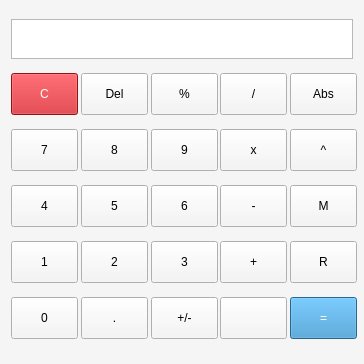
<?xml version="1.0" encoding="UTF-8"?>
<ui version="4.0">
 <class>MainWindow</class>
 <widget class="QMainWindow" name="MainWindow">
  <property name="enabled">
   <bool>true</bool>
  </property>
  <property name="geometry">
   <rect>
    <x>0</x>
    <y>0</y>
    <width>364</width>
    <height>364</height>
   </rect>
  </property>
  <property name="sizePolicy">
   <sizepolicy hsizetype="Fixed" vsizetype="Fixed">
    <horstretch>0</horstretch>
    <verstretch>0</verstretch>
   </sizepolicy>
  </property>
  <property name="minimumSize">
   <size>
    <width>364</width>
    <height>364</height>
   </size>
  </property>
  <property name="maximumSize">
   <size>
    <width>16777215</width>
    <height>16777215</height>
   </size>
  </property>
  <property name="windowTitle">
   <string>Calculator</string>
  </property>
  <property name="styleSheet">
   <string notr="true">background-color: #f5f5f5;
color: rgb(0, 0, 0);
</string>
  </property>
  <widget class="QWidget" name="centralWidget">
   <property name="sizePolicy">
    <sizepolicy hsizetype="Fixed" vsizetype="Fixed">
     <horstretch>0</horstretch>
     <verstretch>0</verstretch>
    </sizepolicy>
   </property>
   <property name="styleSheet">
    <string notr="true">QPushButton {
min-width: 65;
min-height: 40;
max-width: 65;
max-height: 40;
}</string>
   </property>
   <layout class="QVBoxLayout" name="verticalLayout">
    <item>
     <widget class="QLabel" name="displayPanel">
      <property name="minimumSize">
       <size>
        <width>290</width>
        <height>40</height>
       </size>
      </property>
      <property name="maximumSize">
       <size>
        <width>16777215</width>
        <height>40</height>
       </size>
      </property>
      <property name="font">
       <font>
        <family>Open Sans</family>
        <pointsize>20</pointsize>
        <weight>50</weight>
        <italic>false</italic>
        <bold>false</bold>
        <kerning>true</kerning>
       </font>
      </property>
      <property name="layoutDirection">
       <enum>Qt::LeftToRight</enum>
      </property>
      <property name="styleSheet">
       <string notr="true">border: 1 solid #b8b8b8;
background-color: #fff;</string>
      </property>
      <property name="text">
       <string/>
      </property>
      <property name="scaledContents">
       <bool>true</bool>
      </property>
      <property name="alignment">
       <set>Qt::AlignRight|Qt::AlignTrailing|Qt::AlignVCenter</set>
      </property>
      <property name="wordWrap">
       <bool>true</bool>
      </property>
      <property name="textInteractionFlags">
       <set>Qt::TextSelectableByKeyboard|Qt::TextSelectableByMouse</set>
      </property>
     </widget>
    </item>
    <item>
     <layout class="QHBoxLayout" name="horizontalLayout_5">
      <item>
       <widget class="QPushButton" name="clear">
        <property name="styleSheet">
         <string notr="true">background-color: #cb1a21;
color: #ffffff;</string>
        </property>
        <property name="text">
         <string>C</string>
        </property>
       </widget>
      </item>
      <item>
       <widget class="QPushButton" name="del">
        <property name="text">
         <string>Del</string>
        </property>
       </widget>
      </item>
      <item>
       <widget class="QPushButton" name="percent">
        <property name="text">
         <string>%</string>
        </property>
       </widget>
      </item>
      <item>
       <widget class="QPushButton" name="actionDiv">
        <property name="text">
         <string>/</string>
        </property>
        <attribute name="buttonGroup">
         <string notr="true">operatorSet</string>
        </attribute>
       </widget>
      </item>
      <item>
       <widget class="QPushButton" name="abs">
        <property name="text">
         <string>Abs</string>
        </property>
       </widget>
      </item>
     </layout>
    </item>
    <item>
     <layout class="QHBoxLayout" name="horizontalLayout_3">
      <item>
       <widget class="QPushButton" name="num7">
        <property name="text">
         <string>7</string>
        </property>
        <attribute name="buttonGroup">
         <string notr="true">numberSet</string>
        </attribute>
       </widget>
      </item>
      <item>
       <widget class="QPushButton" name="num8">
        <property name="sizePolicy">
         <sizepolicy hsizetype="Fixed" vsizetype="Fixed">
          <horstretch>0</horstretch>
          <verstretch>0</verstretch>
         </sizepolicy>
        </property>
        <property name="text">
         <string>8</string>
        </property>
        <attribute name="buttonGroup">
         <string notr="true">numberSet</string>
        </attribute>
       </widget>
      </item>
      <item>
       <widget class="QPushButton" name="num9">
        <property name="text">
         <string>9</string>
        </property>
        <attribute name="buttonGroup">
         <string notr="true">numberSet</string>
        </attribute>
       </widget>
      </item>
      <item>
       <widget class="QPushButton" name="actionMul">
        <property name="text">
         <string>x</string>
        </property>
        <attribute name="buttonGroup">
         <string notr="true">operatorSet</string>
        </attribute>
       </widget>
      </item>
      <item>
       <widget class="QPushButton" name="actionExp">
        <property name="text">
         <string>^</string>
        </property>
        <attribute name="buttonGroup">
         <string notr="true">operatorSet</string>
        </attribute>
       </widget>
      </item>
     </layout>
    </item>
    <item>
     <layout class="QHBoxLayout" name="horizontalLayout_2">
      <item>
       <widget class="QPushButton" name="num4">
        <property name="text">
         <string>4</string>
        </property>
        <attribute name="buttonGroup">
         <string notr="true">numberSet</string>
        </attribute>
       </widget>
      </item>
      <item>
       <widget class="QPushButton" name="num5">
        <property name="text">
         <string>5</string>
        </property>
        <attribute name="buttonGroup">
         <string notr="true">numberSet</string>
        </attribute>
       </widget>
      </item>
      <item>
       <widget class="QPushButton" name="num6">
        <property name="text">
         <string>6</string>
        </property>
        <attribute name="buttonGroup">
         <string notr="true">numberSet</string>
        </attribute>
       </widget>
      </item>
      <item>
       <widget class="QPushButton" name="actionMinus">
        <property name="text">
         <string>-</string>
        </property>
        <attribute name="buttonGroup">
         <string notr="true">operatorSet</string>
        </attribute>
       </widget>
      </item>
      <item>
       <widget class="QPushButton" name="actionModu">
        <property name="text">
         <string>M</string>
        </property>
        <attribute name="buttonGroup">
         <string notr="true">operatorSet</string>
        </attribute>
       </widget>
      </item>
     </layout>
    </item>
    <item>
     <layout class="QHBoxLayout" name="horizontalLayout">
      <property name="bottomMargin">
       <number>0</number>
      </property>
      <item>
       <widget class="QPushButton" name="num1">
        <property name="sizePolicy">
         <sizepolicy hsizetype="Fixed" vsizetype="Fixed">
          <horstretch>0</horstretch>
          <verstretch>0</verstretch>
         </sizepolicy>
        </property>
        <property name="minimumSize">
         <size>
          <width>67</width>
          <height>42</height>
         </size>
        </property>
        <property name="maximumSize">
         <size>
          <width>67</width>
          <height>42</height>
         </size>
        </property>
        <property name="text">
         <string>1</string>
        </property>
        <attribute name="buttonGroup">
         <string notr="true">numberSet</string>
        </attribute>
       </widget>
      </item>
      <item>
       <widget class="QPushButton" name="num2">
        <property name="sizePolicy">
         <sizepolicy hsizetype="Fixed" vsizetype="Fixed">
          <horstretch>0</horstretch>
          <verstretch>0</verstretch>
         </sizepolicy>
        </property>
        <property name="text">
         <string>2</string>
        </property>
        <attribute name="buttonGroup">
         <string notr="true">numberSet</string>
        </attribute>
       </widget>
      </item>
      <item>
       <widget class="QPushButton" name="num3">
        <property name="sizePolicy">
         <sizepolicy hsizetype="Fixed" vsizetype="Fixed">
          <horstretch>0</horstretch>
          <verstretch>0</verstretch>
         </sizepolicy>
        </property>
        <property name="maximumSize">
         <size>
          <width>67</width>
          <height>42</height>
         </size>
        </property>
        <property name="text">
         <string>3</string>
        </property>
        <attribute name="buttonGroup">
         <string notr="true">numberSet</string>
        </attribute>
       </widget>
      </item>
      <item>
       <widget class="QPushButton" name="actionPlus">
        <property name="text">
         <string>+</string>
        </property>
        <attribute name="buttonGroup">
         <string notr="true">operatorSet</string>
        </attribute>
       </widget>
      </item>
      <item>
       <widget class="QPushButton" name="actionRoot">
        <property name="text">
         <string>R</string>
        </property>
        <attribute name="buttonGroup">
         <string notr="true">operatorSet</string>
        </attribute>
       </widget>
      </item>
     </layout>
    </item>
    <item>
     <layout class="QHBoxLayout" name="horizontalLayout_4">
      <property name="rightMargin">
       <number>0</number>
      </property>
      <item>
       <widget class="QPushButton" name="num0">
        <property name="text">
         <string>0</string>
        </property>
        <attribute name="buttonGroup">
         <string notr="true">numberSet</string>
        </attribute>
       </widget>
      </item>
      <item>
       <widget class="QPushButton" name="decimal">
        <property name="text">
         <string>.</string>
        </property>
       </widget>
      </item>
      <item>
       <widget class="QPushButton" name="sign">
        <property name="text">
         <string>+/-</string>
        </property>
       </widget>
      </item>
      <item>
       <widget class="QPushButton" name="blank">
        <property name="text">
         <string></string>
        </property>
       </widget>
      </item>
      <item>
       <widget class="QPushButton" name="calc">
        <property name="styleSheet">
         <string notr="true">background-color: #3490cd;
color: #ffffff;</string>
        </property>
        <property name="text">
         <string>=</string>
        </property>
       </widget>
      </item>
     </layout>
    </item>
   </layout>
  </widget>
 </widget>
 <layoutdefault spacing="6" margin="11"/>
 <resources/>
 <connections/>
 <buttongroups>
  <buttongroup name="operatorSet"/>
  <buttongroup name="numberSet"/>
 </buttongroups>
</ui>
